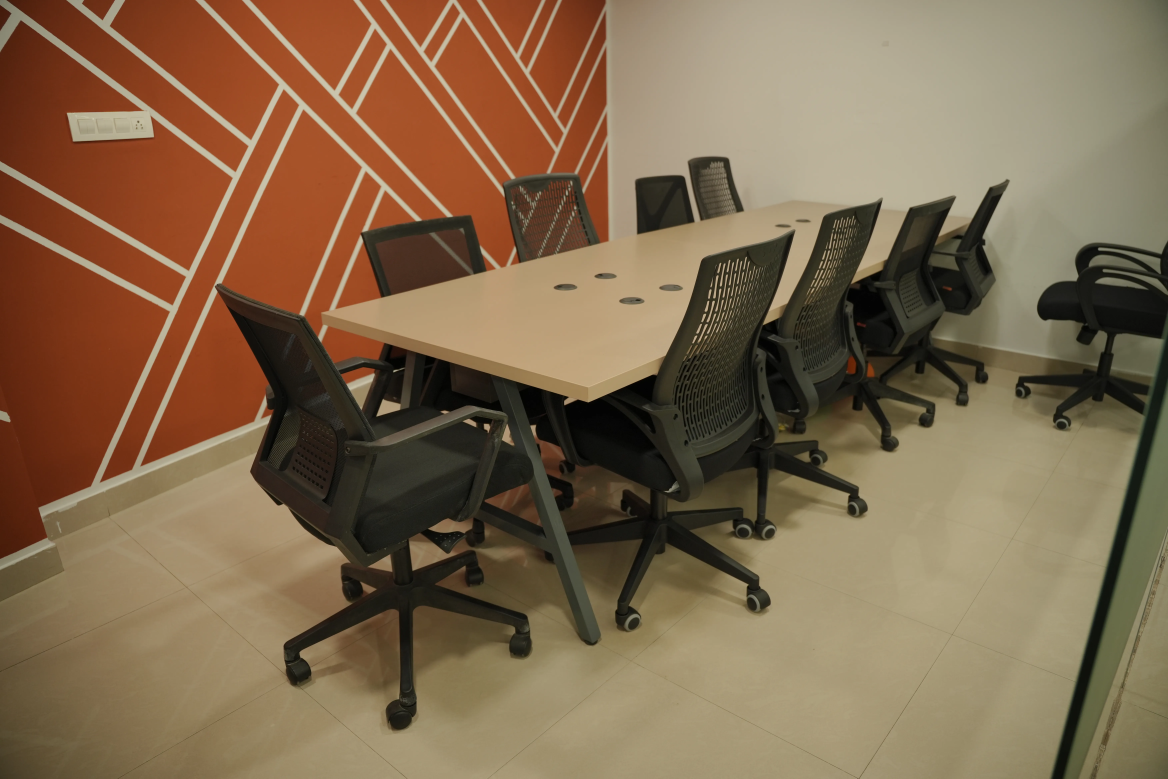
#> input picture assets/hq-images-webp/DSC03950.webp, 7008 x 4672 px (shown at 1/6 size); its folder holds 4 pictures in this run
$ python resize_images.py
#> lines starting #> are read from the running program, lines starting #| are printed output that depends on the picture
import os
from PIL import Image

src_dir = 'assets/hq-images-webp'
dest_dir = 'assets/hq-images-optimized'

if not os.path.exists(dest_dir):
    os.makedirs(dest_dir)

for filename in os.listdir(src_dir):
    if filename.endswith('.webp'):
        src_path = os.path.join(src_dir, filename)
        dest_path = os.path.join(dest_dir, filename)

        with Image.open(src_path) as img:
            # Resize image to max 1200 width while maintaining aspect ratio
#> img is the input picture: PIL image 7008x4672 RGB; mean R, G, B 128.4, 104.5, 77.1
            img.thumbnail((1200, 1200), Image.Resampling.LANCZOS)
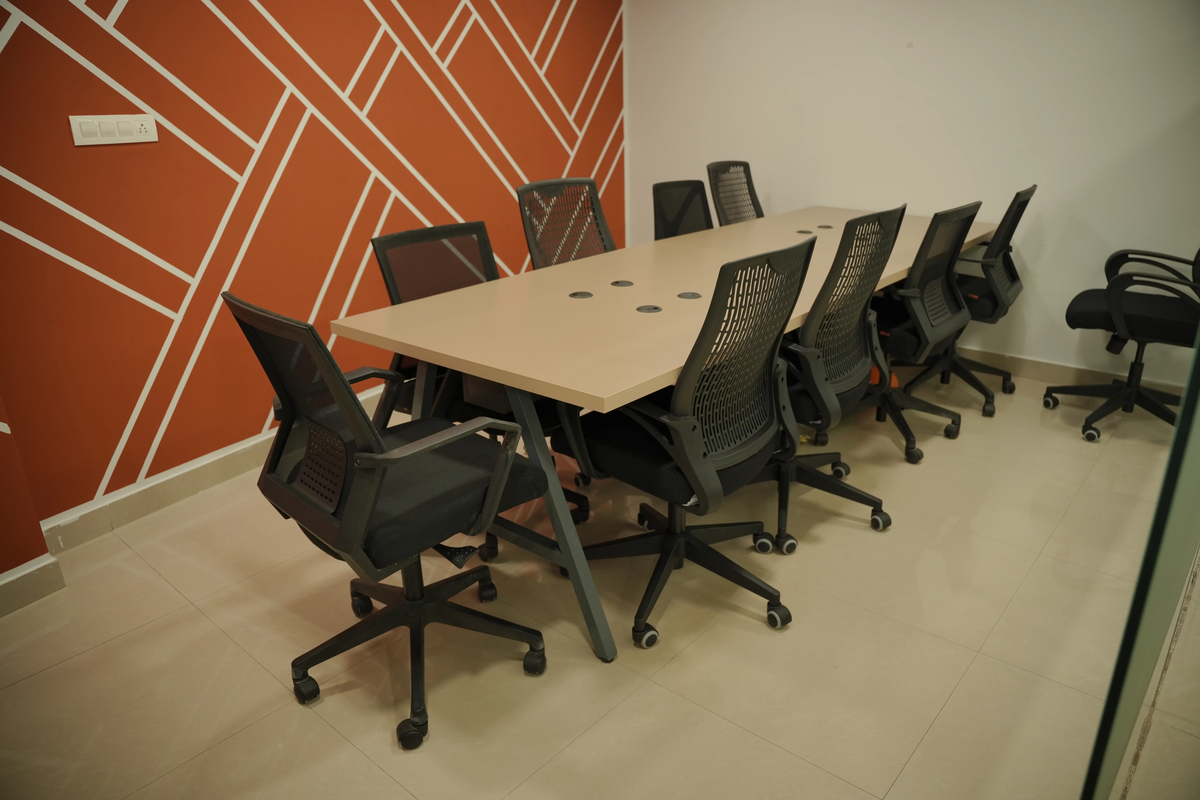
#> img: PIL image 1200x800 RGB; mean R, G, B 128.4, 104.5, 77.1
            img.save(dest_path, 'WEBP', quality=85)
            print(f"Optimized {filename}")
#> pass 2 of the loop `for filename in os.listdir(src_dir):`:
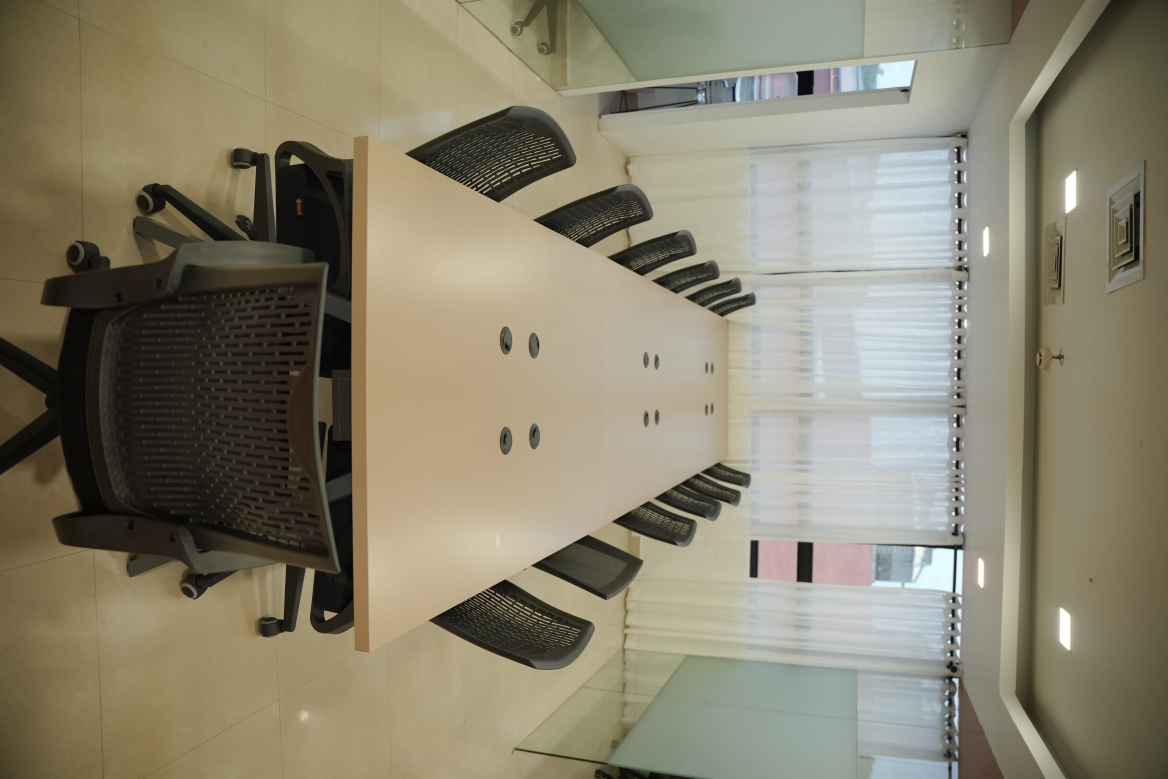
#> input picture assets/hq-images-webp/DSC03957.webp, 7008 x 4672 px (shown at 1/6 size)
#> img is the input picture: PIL image 7008x4672 RGB; mean R, G, B 137, 131.1, 111.1
#> `img.thumbnail((1200, 1200), Image.Resampling.LANCZOS)`:
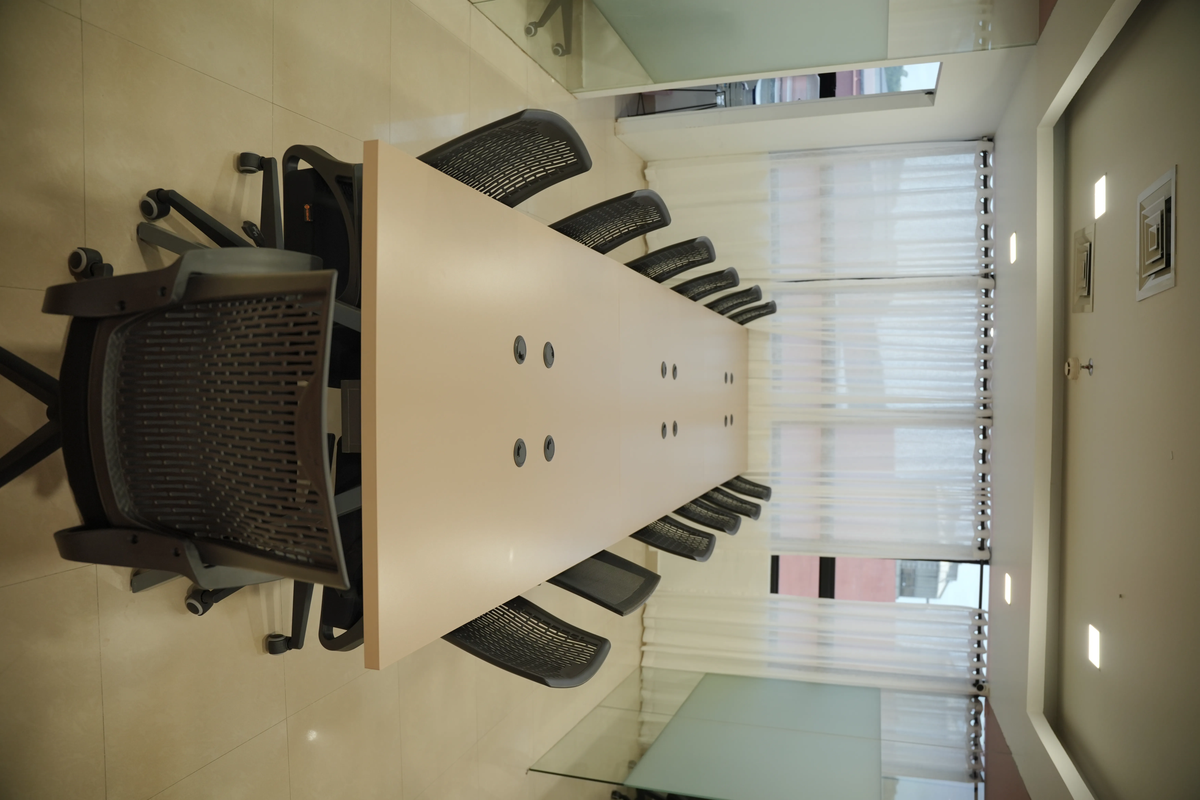
#> img: PIL image 1200x800 RGB; mean R, G, B 137.1, 131.2, 111.1
#> pass 3 of the loop `for filename in os.listdir(src_dir):`:
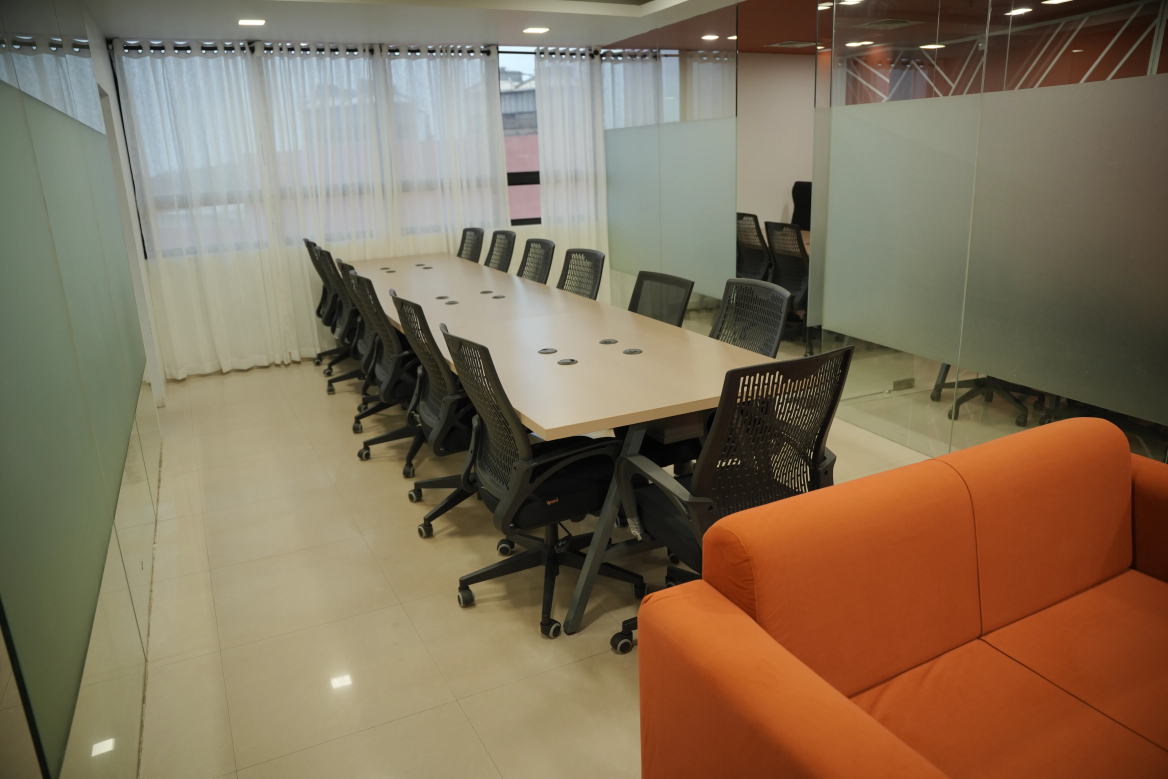
#> input picture assets/hq-images-webp/DSC03993.webp, 7008 x 4672 px (shown at 1/6 size)
#> img is the input picture: PIL image 7008x4672 RGB; mean R, G, B 130.9, 113.5, 90.5
#> `img.thumbnail((1200, 1200), Image.Resampling.LANCZOS)`:
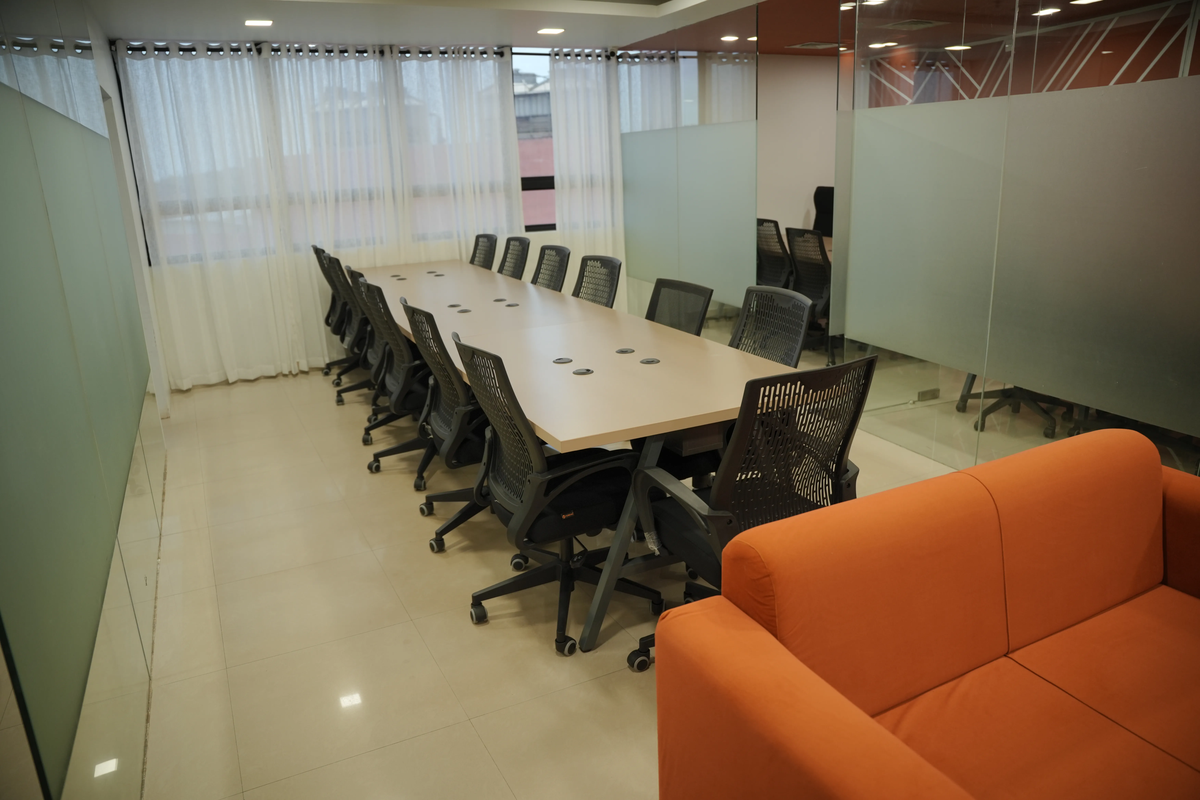
#> img: PIL image 1200x800 RGB; mean R, G, B 130.9, 113.5, 90.5
#> the loop made 4 passes; the first 3 are shown
